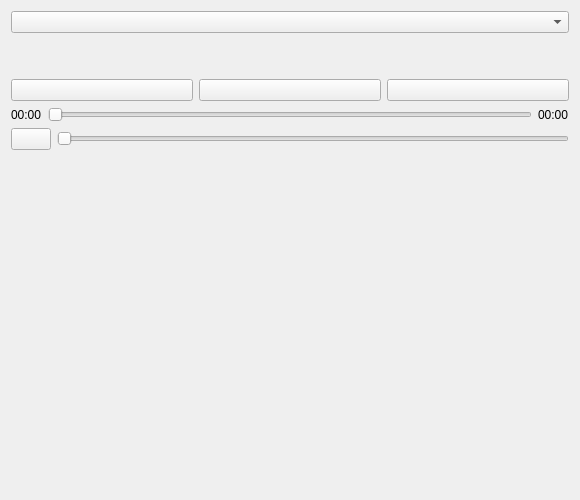
<?xml version="1.0" encoding="UTF-8"?>
<ui version="4.0">
 <class>MprisRemotePage</class>
 <widget class="QWidget" name="MprisRemotePage">
  <property name="geometry">
   <rect>
    <x>0</x>
    <y>0</y>
    <width>580</width>
    <height>500</height>
   </rect>
  </property>
  <property name="minimumSize">
   <size>
    <width>400</width>
    <height>300</height>
   </size>
  </property>
  <property name="windowTitle">
   <string>Form</string>
  </property>
  <layout class="QVBoxLayout" name="verticalLayout">
   <item>
    <layout class="QHBoxLayout" name="albumArtLayout"/>
   </item>
   <item>
    <layout class="QHBoxLayout" name="horizontalLayout_7">
     <item>
      <widget class="QComboBox" name="playerListBox"/>
     </item>
    </layout>
   </item>
   <item>
    <layout class="QHBoxLayout" name="horizontalLayout_6">
     <item>
      <widget class="QLabel" name="titleLabel">
       <property name="text">
        <string/>
       </property>
      </widget>
     </item>
    </layout>
   </item>
   <item>
    <layout class="QHBoxLayout" name="horizontalLayout_2">
     <item>
      <widget class="QLabel" name="artistAndAlbumLabel">
       <property name="text">
        <string/>
       </property>
      </widget>
     </item>
    </layout>
   </item>
   <item>
    <layout class="QHBoxLayout" name="horizontalLayout_3">
     <item>
      <widget class="QPushButton" name="previousButton">
       <property name="text">
        <string/>
       </property>
      </widget>
     </item>
     <item>
      <widget class="QPushButton" name="playButton">
       <property name="text">
        <string/>
       </property>
      </widget>
     </item>
     <item>
      <widget class="QPushButton" name="nextButton">
       <property name="text">
        <string/>
       </property>
      </widget>
     </item>
    </layout>
   </item>
   <item>
    <layout class="QHBoxLayout" name="horizontalLayout_4">
     <item>
      <widget class="QLabel" name="currentProgressLabel">
       <property name="text">
        <string>00:00</string>
       </property>
      </widget>
     </item>
     <item>
      <widget class="QSlider" name="progressSlider">
       <property name="orientation">
        <enum>Qt::Orientation::Horizontal</enum>
       </property>
      </widget>
     </item>
     <item>
      <widget class="QLabel" name="totalProgressLabel">
       <property name="text">
        <string>00:00</string>
       </property>
      </widget>
     </item>
    </layout>
   </item>
   <item>
    <layout class="QHBoxLayout" name="horizontalLayout_5">
     <item>
      <widget class="QPushButton" name="muteButton">
       <property name="text">
        <string/>
       </property>
      </widget>
     </item>
     <item>
      <widget class="QSlider" name="volumeSlider">
       <property name="orientation">
        <enum>Qt::Orientation::Horizontal</enum>
       </property>
      </widget>
     </item>
    </layout>
   </item>
   <item>
    <spacer name="verticalSpacer">
     <property name="orientation">
      <enum>Qt::Orientation::Vertical</enum>
     </property>
     <property name="sizeHint" stdset="0">
      <size>
       <width>20</width>
       <height>40</height>
      </size>
     </property>
    </spacer>
   </item>
  </layout>
 </widget>
 <resources/>
 <connections/>
</ui>
